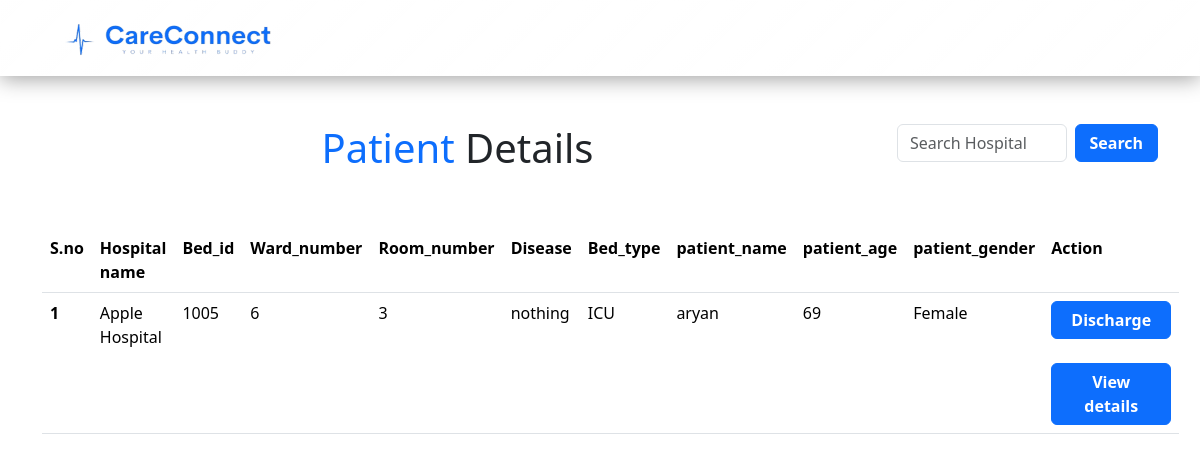
Screenshot of /information/ with the database file from the repository.
### home/models.py (models this page shows)
class filldata(models.Model):
    Hospital_name = models.CharField(max_length=300)
    Bed_id=models.CharField(max_length=300,unique=True)
    Ward_number=models.IntegerField()
    Room_number=models.IntegerField()
    Disease=models.CharField(max_length=200)
    Bed_type=models.CharField(max_length=300)
    patient_name=models.CharField(max_length=200)
    patient_gender=models.CharField(choices=ge,max_length=300)
    patient_age=models.PositiveBigIntegerField()
    address=models.TextField()
    mobile_number=models.PositiveBigIntegerField()
    current_medication=models.TextField()
    allergies=models.TextField()
    past_surgeries=models.TextField()
    insurance_policy=models.TextField()
    Policy_number=models.TextField()
    special_request=models.TextField()

### home/views.py (the view, shortened to what this page needs)
# urls.py: path('information/',informationdata),
def informationdata(request):
    data=filldata.objects.all()
    return render(request,'information.html',context={'data':data})

### home/template/information.html (shortened to what this page needs)
{% load static %}
<!DOCTYPE html>
<html lang="en">
  <head>
    <link
      href="https://cdn.jsdelivr.net/npm/bootstrap@5.3.2/dist/css/bootstrap.min.css"
      rel="stylesheet"
    />
    <link rel="stylesheet" href="{% static 'css/bootstrap.css'%}" />
    <link rel="stylesheet" href="{% static 'css/style.css' %}" />
  </head>
  <body>
    <nav class="mb-5 glass-bg">
      <div class="container">
        <div class="row">
          <div class="col">
            <nav class="navbar navbar-expand-lg">
              <div class="container-fluid">
                <img
                  src="{% static 'images/0019b4ca-3b9d-422a-b123-113ed453ccc3.png' %}"
                  class="navbar-brand img-fluid logo-icon"
                  alt=""
                />
              </div>
            </nav>
          </div>
        </div>
      </div>
    </nav>
    <div class="container my-5">
      <div class="row">
        <div class="col">
          <h1 class="text-center">
            <span style="font-weight: 400; color: var(--bs-primary)">
              Patient
            </span>
            <span style="font-weight: 200"> Details </span>
          </h1>
        </div>
        <div class="col-lg-3">
          <form class="d-flex" role="search" method="get">
            <input
              class="form-control me-2"
              type="text"
              placeholder="Search Hospital"
              aria-label="Search"
              name="q"
            />
            <button class="btn btn-primary" type="submit">Search</button>
          </form>
        </div>
      </div>
    </div>
    <div class="container">
      <div class="row">
        <div class="col">
          <table class="table table-hover col-12">
            <tr>
              <th scope="col">S.no</th>
              <th scope="col">Hospital name</th>
              <th scope="col">Bed_id</th>
              <th scope="col">Ward_number</th>
              <th scope="col">Room_number</th>
              <th scope="col">Disease</th>
              <th scope="col">Bed_type</th>
              <th scope="col">patient_name</th>
              <th scope="col">patient_age</th>
              <th scope="col">patient_gender</th>
              <th scope="col">Action</th>
            </tr>
            {% for i in data %}
            <tr>
              <th scope="row">{{forloop.counter}}</th>
              <td>{{i.Hospital_name}}</td>
              <td>{{i.Bed_id}}</td>
              <td>{{i.Ward_number}}</td>
              <td>{{i.Room_number}}</td>
              <td>{{i.Disease}}</td>
              <td>{{i.Bed_type}}</td>
              <td>{{i.patient_name}}</td>
              <td>{{i.patient_age}}</td>
              <td>{{i.patient_gender}}</td>
              <td>
                <a href="/end/{{i.id}}/"
                  ><button class="btn btn-primary">Discharge</button></a
                >
                <br>
                <br>
                <a href="/pdata/{{i.id}}/"
                  ><button class="btn btn-primary">View details</button></a
                >
              </td>
            </tr>
            {% endfor %}
          </table>
        </div>
      </div>
    </div>
  </body>
</html>

### home/static/css/style.css (style rules this page uses)
* { margin: 0; padding: 0; box-sizing: border-box; }
html { scroll-behavior: smooth; scroll-padding-top: 150px; }
.glass-bg { background: linear-gradient( 135deg, rgba(255, 255, 255, 0.1), rgba(255, 255, 255, 0) ); backdrop-filter: blur(10px); -webkit-backdrop-filter: blur(10px); border: 1px solid rgba(255, 255, 255, 0.18); box-shadow: 0 3px 20px 0 rgba(0, 0, 0, 0.37); }
.logo-icon { height: 50px; width: 220px; object-fit: cover; padding: 4px; margin: 4px; }
.btn { width: 120px; font-weight: 700; }

### rows the page displays
filldata: Hospital_name "Apple Hospital", Bed_id "1005", Ward_number "6", Room_number "3", Disease "nothing", Bed_type "ICU", patient_name "aryan", patient_age "69", patient_gender "Female"
